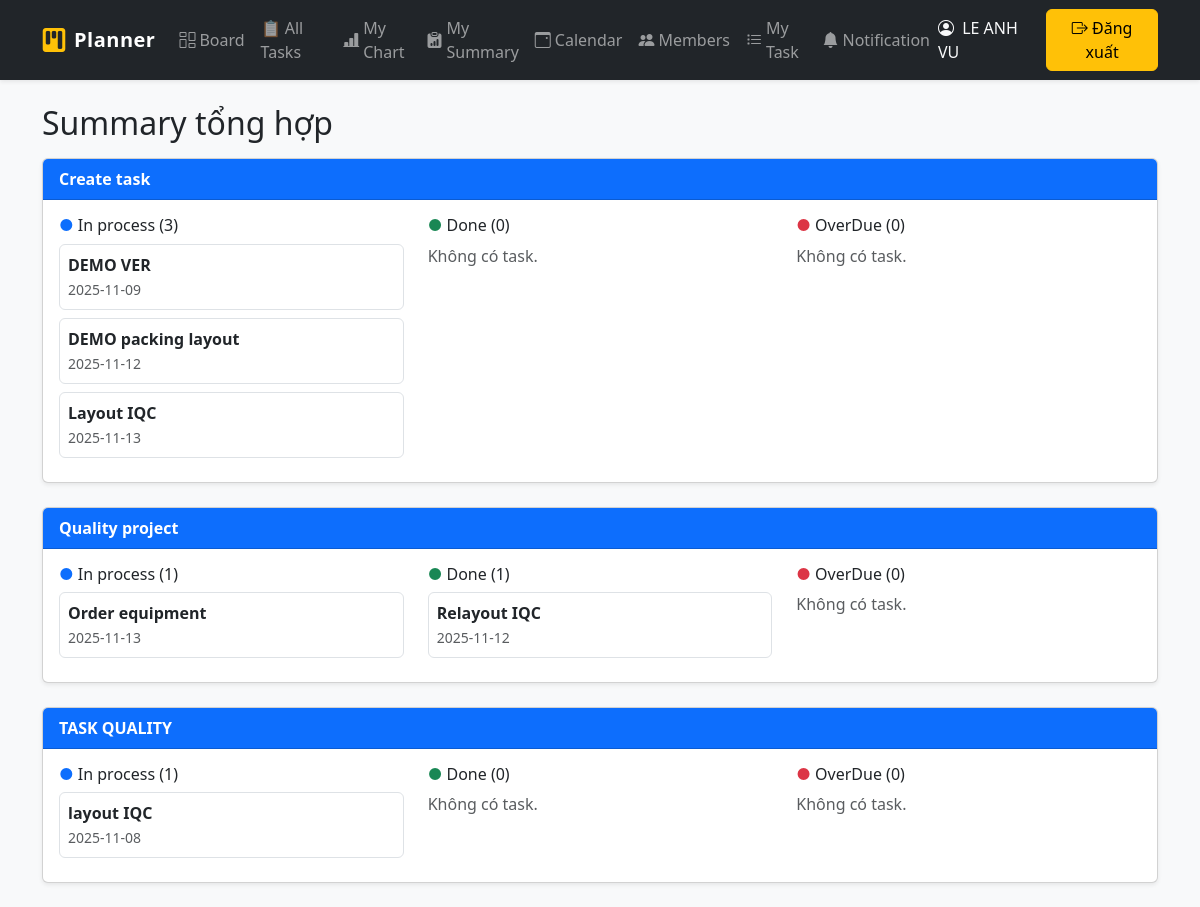
Screenshot of /summary (signed in) with the database file from the repository.
### app.py (models this page shows, shortened)
class User(UserMixin, db.Model):
    id = db.Column(db.Integer, primary_key=True)
    email = db.Column(db.String(120), unique=True, nullable=False, index=True)
    password_hash = db.Column(db.String(256), nullable=False)
    name = db.Column(db.String(120), nullable=False)

class Board(db.Model):
    id = db.Column(db.Integer, primary_key=True)
    name = db.Column(db.String(120), nullable=False)
    description = db.Column(db.Text, default="")
    owner_id = db.Column(db.Integer, db.ForeignKey("user.id"))
    owner = db.relationship("User", backref="boards")

class Task(db.Model):
    id = db.Column(db.Integer, primary_key=True)
    title = db.Column(db.String(200), nullable=False)  # Task name
    description = db.Column(db.Text, default="")       # Remark
    position = db.Column(db.Integer, default=0)
    start_date = db.Column(db.Date, nullable=True)
    due_date = db.Column(db.Date, nullable=True)
    status = db.Column(db.String(20), default="In process")      # In process, Done, OverDue
    percentage = db.Column(db.Integer, default=0)                # 0,25,50,75,100
    priority = db.Column(db.String(10), default="Normal")        # Low, Normal, High, Urgent
    list_id = db.Column(db.Integer, db.ForeignKey("list.id"), nullable=False)
    list = db.relationship("List", backref=db.backref("tasks", cascade="all, delete-orphan", order_by="Task.position"))
    created_by_id = db.Column(db.Integer, db.ForeignKey("user.id"), nullable=True)
    created_by = db.relationship("User", foreign_keys=[created_by_id])
    assignees = db.relationship("User", secondary=task_assignees, backref="assigned_tasks")

### app.py (the view)
@app.route("/summary")
@login_required
def all_summary():
    boards = Board.query.filter_by(owner_id=current_user.id).all()
    summaries = {}
    for b in boards:
        summaries[b.name] = build_summary_for_board(b.id)
    return render_template("all_summary.html", summaries=summaries)

### app.py (called while the page is built)
@app.context_processor
def inject_unread():
    if current_user.is_authenticated:
        cnt = Notification.query.filter_by(user_id=current_user.id, is_read=False).count()
    else:
        cnt = 0
    return dict(unread_notif_count=cnt)

@login_manager.user_loader
def load_user(user_id):
    return User.query.get(int(user_id))

def build_summary_for_board(board_id: int):
    q = Task.query.join(List).filter(List.board_id == board_id)
    def _order(col):
        try:    return col.asc().nullslast()
        except: return col.asc()
    ip = q.filter(Task.status=="In process").order_by(_order(Task.due_date)).all()
    dn = q.filter(Task.status=="Done").order_by(_order(Task.due_date)).all()
    od = q.filter(Task.status=="OverDue").order_by(_order(Task.due_date)).all()
    return {"In process": ip, "Done": dn, "OverDue": od,
            "counts":{"In process":len(ip), "Done":len(dn), "OverDue":len(od)}}

### templates/all_summary.html
{% extends "base.html" %}
{% block content %}
<h2 class="mb-3">Summary tổng hợp</h2>
{% for board_name, summary in summaries.items() %}
<div class="card mb-4 shadow-sm">
  <div class="card-header bg-primary text-white fw-semibold">{{ board_name }}</div>
  <div class="card-body">
    <div class="row">
      <div class="col-md-4">
        <h6><span class="text-primary">●</span> In process ({{ summary.counts['In process'] }})</h6>
        {% for t in summary['In process'] %}
          <div class="border rounded p-2 mb-2">
            <div class="fw-semibold">{{ t.title }}</div>
            <small class="text-muted">{{ t.due_date }}</small>
          </div>
        {% else %}
          <p class="text-muted">Không có task.</p>
        {% endfor %}
      </div>
      <div class="col-md-4">
        <h6><span class="text-success">●</span> Done ({{ summary.counts['Done'] }})</h6>
        {% for t in summary['Done'] %}
          <div class="border rounded p-2 mb-2">
            <div class="fw-semibold">{{ t.title }}</div>
            <small class="text-muted">{{ t.due_date }}</small>
          </div>
        {% else %}
          <p class="text-muted">Không có task.</p>
        {% endfor %}
      </div>
      <div class="col-md-4">
        <h6><span class="text-danger">●</span> OverDue ({{ summary.counts['OverDue'] }})</h6>
        {% for t in summary['OverDue'] %}
          <div class="border rounded p-2 mb-2">
            <div class="fw-semibold">{{ t.title }}</div>
            <small class="text-muted">{{ t.due_date }}</small>
          </div>
        {% else %}
          <p class="text-muted">Không có task.</p>
        {% endfor %}
      </div>
    </div>
  </div>
</div>
{% else %}
<p class="text-muted">Bạn chưa có board nào.</p>
{% endfor %}
{% endblock %}

### templates/base.html (shortened to what this page needs)
<!doctype html>
<html lang="vi">
  <head>
    <link href="https://cdn.jsdelivr.net/npm/bootstrap@5.3.2/dist/css/bootstrap.min.css" rel="stylesheet">
  </head>
  <body class="bg-light">
<link rel="stylesheet" href="https://cdn.jsdelivr.net/npm/bootstrap-icons@1.11.3/font/bootstrap-icons.css">
<nav class="navbar navbar-expand-lg navbar-dark bg-dark shadow-sm">
  <div class="container">
    <a class="navbar-brand d-flex align-items-center gap-2" href="{{ url_for('dashboard') }}">
      <i class="bi bi-kanban-fill text-warning fs-4"></i>
      <span class="fw-bold">Planner</span>
    </a>
    <div class="collapse navbar-collapse" id="navbarsExample">
      <ul class="navbar-nav me-auto mb-2 mb-lg-0 align-items-lg-center">
        {% if current_user.is_authenticated %}
          <li class="nav-item">
            <a class="nav-link d-flex align-items-center gap-1" href="{{ url_for('boards_page') }}">
              <i class="bi bi-columns-gap"></i> Board
            </a>
          </li>
          <li class="nav-item">
    <a class="nav-link d-flex align-items-center gap-1" href="{{ url_for('all_tasks') }}">
        📋 All Tasks
    </a>
</li>
          <li class="nav-item">
            <a class="nav-link d-flex align-items-center gap-1" href="{{ url_for('chart') }}">
              <i class="bi bi-bar-chart-line-fill"></i> My Chart
            </a>
          </li>
          <li class="nav-item">
            <a class="nav-link d-flex align-items-center gap-1" href="{{ url_for('all_summary') }}">
              <i class="bi bi-clipboard-data-fill"></i> My Summary
            </a>
          </li>
          <li class="nav-item">
            <a class="nav-link d-flex align-items-center gap-1" href="{{ url_for('calendar') }}">
              <i class="bi bi-calendar3-event"></i> Calendar
            </a>
          </li>
          <li class="nav-item">
            <a class="nav-link d-flex align-items-center gap-1" href="{{ url_for('members') }}">
              <i class="bi bi-people-fill"></i> Members
            </a>
          </li>
          <li class="nav-item">
            <a class="nav-link d-flex align-items-center gap-1" href="{{ url_for('my_tasks') }}">
              <i class="bi bi-list-task"></i> My Task
            </a>
          </li>
          <li class="nav-item position-relative">
  <a class="nav-link d-flex align-items-center gap-1" href="{{ url_for('notifications') }}">
    <i class="bi bi-bell-fill"></i> Notification
  </a>
</li>
        {% endif %}
      </ul>
      <div class="d-flex align-items-center gap-3">
        {% if current_user.is_authenticated %}
          <span class="navbar-text text-light">
            <i class="bi bi-person-circle me-1"></i> {{ current_user.name }}
          </span>
          <a class="btn btn-warning" href="{{ url_for('logout') }}">
            <i class="bi bi-box-arrow-right"></i> Đăng xuất
          </a>
        {% endif %}
      </div>
    </div>
  </div>
</nav>
    <div class="container mt-4">
      {% block content %}{% endblock %}
    </div>
  </body>
</html>

### templates/base.html (style rules this page uses)
.navbar-nav .nav-link { transition: all 0.2s ease-in-out; }
.navbar-brand span { letter-spacing: 0.5px; }

### rows the page displays
User: name "LE ANH VU"
Board: name "Create task", counts "3", counts.Done "0", counts.OverDue "0"
Task: title "DEMO VER", due_date "2025-11-09"
Task: title "DEMO packing layout", due_date "2025-11-12"
Task: title "Layout IQC", due_date "2025-11-13"
Board: name "Quality project", owner "1", counts.Done "1", counts.OverDue "0"
Task: title "Order equipment", due_date "2025-11-13"
Task: title "Relayout IQC", due_date "2025-11-12"
Board: name "TASK QUALITY", owner "1", counts.Done "0", counts.OverDue "0"
Task: title "layout IQC", due_date "2025-11-08"
